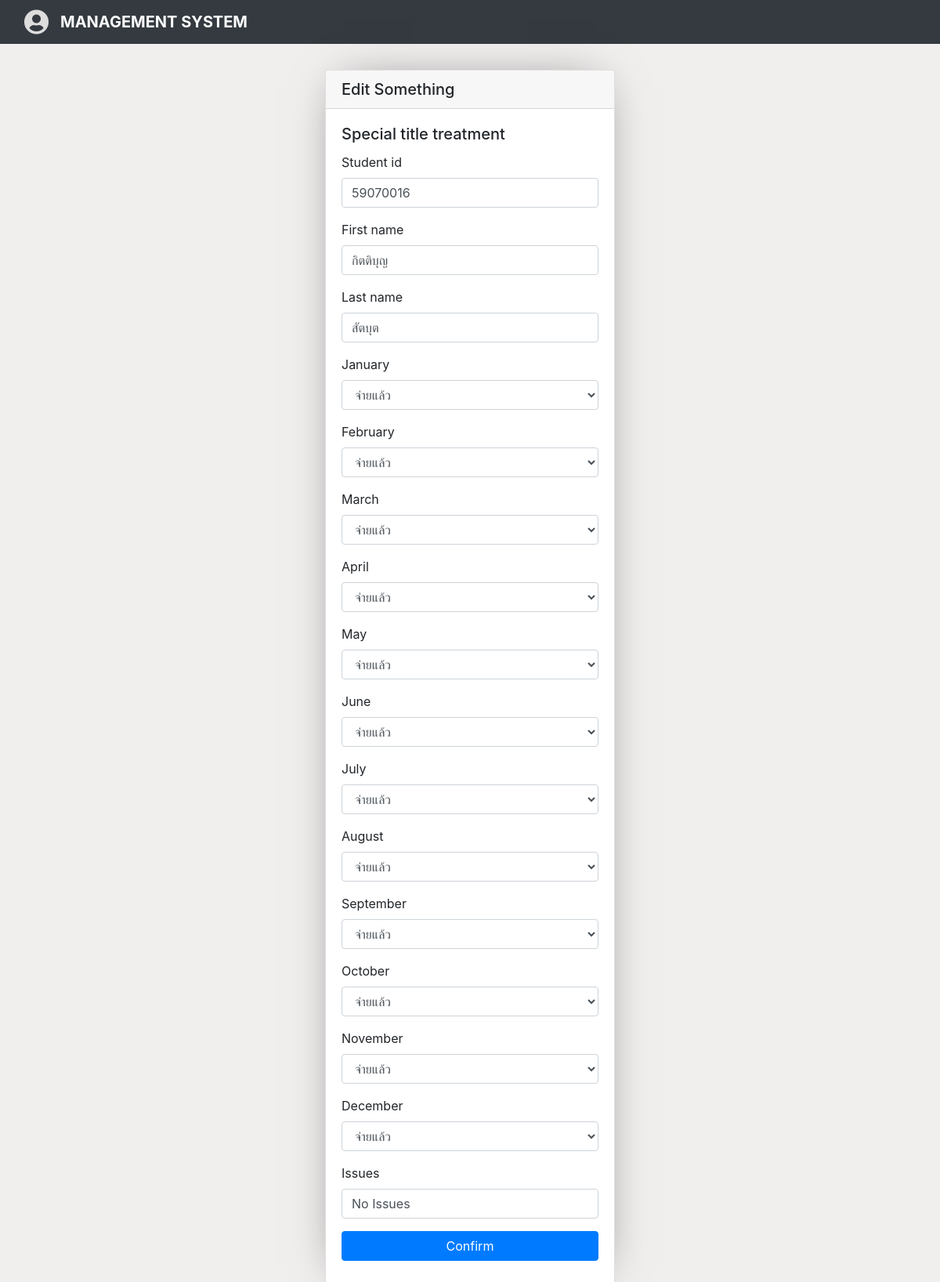
/edit_student/32, run on the app's committed database.
### mainapp/models.py (models this page shows, shortened)
class Student(models.Model):
    student_id = models.CharField(max_length=200, blank=False)
    first_name = models.CharField(max_length=200, blank=False)
    last_name = models.CharField(max_length=200, blank=False)
    choices = (
        ('ยังไม่จ่าย', 'ยังไม่จ่าย'),
        ('จ่ายแล้ว', 'จ่ายแล้ว')
    )
    january = models.CharField(max_length=10, choices=choices, default='ยังไม่จ่าย')
    february = models.CharField(max_length=10, choices=choices, default='ยังไม่จ่าย')
    march = models.CharField(max_length=10, choices=choices, default='ยังไม่จ่าย')
    april = models.CharField(max_length=10, choices=choices, default='ยังไม่จ่าย')
    may = models.CharField(max_length=10, choices=choices, default='ยังไม่จ่าย')
    june = models.CharField(max_length=10, choices=choices, default='ยังไม่จ่าย')
    july = models.CharField(max_length=10, choices=choices, default='ยังไม่จ่าย')
    august = models.CharField(max_length=10, choices=choices, default='ยังไม่จ่าย')
    september = models.CharField(max_length=10, choices=choices, default='ยังไม่จ่าย')
    october = models.CharField(max_length=10, choices=choices, default='ยังไม่จ่าย')
    november = models.CharField(max_length=10, choices=choices, default='ยังไม่จ่าย')
    december = models.CharField(max_length=10, choices=choices, default='ยังไม่จ่าย')
    issues = models.CharField(max_length=50, default="No Issues")

### mainapp/views.py (the view)
# urls.py: url(r'^edit_student/(?P<pk>\d+)$', edit_student, name='edit_student'),
def edit_student(request, pk):
    item = get_object_or_404(Student, pk=pk)
    if request.method == "POST":
        form = StudentForm(request.POST, instance=item)
        if form.is_valid():
            form.save()
            return redirect('/display_student')
    else:
        form = StudentForm(instance=item)
        return render(request, 'edit_item.html', {'form': form})

### mainapp/templates/edit_item.html (shortened to what this page needs)
{% extends 'base.html' %}
{% block body %}
<div class="container-fluid">
    <div class="row">
        <div class="col-md-12 col-lg-4 offset-lg-4">
            <div class="card card-box">
                <h5 class="card-header">Edit Something</h5>
                <div class="card-body">
                    <h5 class="card-title">Special title treatment</h5>
                    <form method="post">
                        {% for field in form %}
                        <div class="form-group">
                            <label for="id_{{ field.name }}">{{ field.label }}</label>
                            {{ field }}
                        </div>
                        {% endfor %}
                        <button type="submit" class="btn btn-block btn-primary" name="button"
                            style="margin-bottom: 10px;">Confirm</button>
                    </form>
                </div>
            </div>
        </div>
    </div>
</div>
{% endblock %}

### mainapp/templates/edit_item.html (style rules this page uses)
.card-box { margin-top: 0.05rem; margin-bottom: 1.75rem; -webkit-box-shadow: 0px 0px 58px -24px rgba(0, 0, 0, 0.6); -moz-box-shadow: 0px 0px 58px -24px rgba(0, 0, 0, 0.6); box-shadow: 0px 0px 58px -24px rgba(0, 0, 0, 0.6); }

### mainapp/templates/base.html (style rules this page uses)
body { background-color: #F1EEEE; }

### data on the page
Student: form "59070016" "กิตติบุญ" "สัตบุต" "จ่ายแล้ว" "จ่ายแล้ว" "จ่ายแล้ว" "จ่ายแล้ว" "จ่ายแล้ว" "จ่ายแล้ว" "จ่ายแล้ว" "จ่ายแล้ว" "จ่ายแล้ว" "จ่ายแล้ว" "จ่ายแล้ว" "จ่ายแล้ว" "No Issues"

### other printed values
{{ field.label }} "Student id" "First name" "Last name" "January" "February" "March" "April" "May" "June" "July" "August" "September" "October" "November" "December" "Issues"
